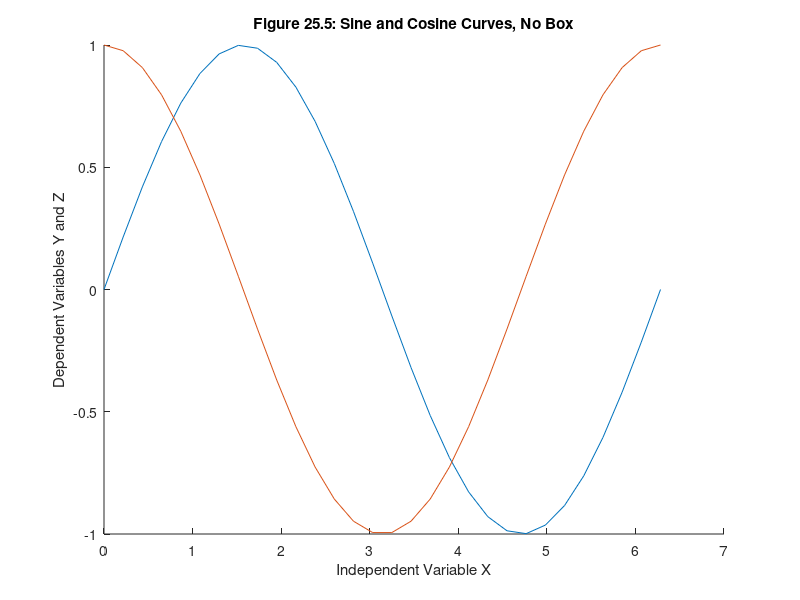
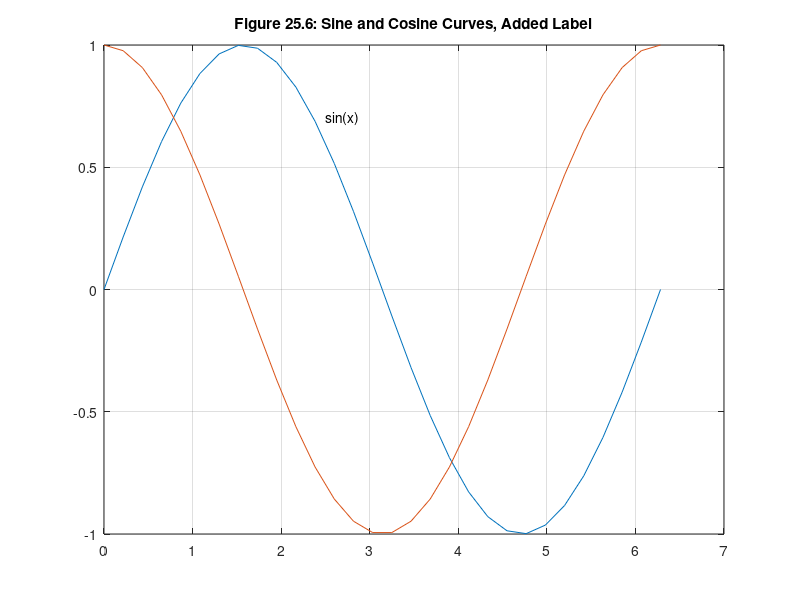
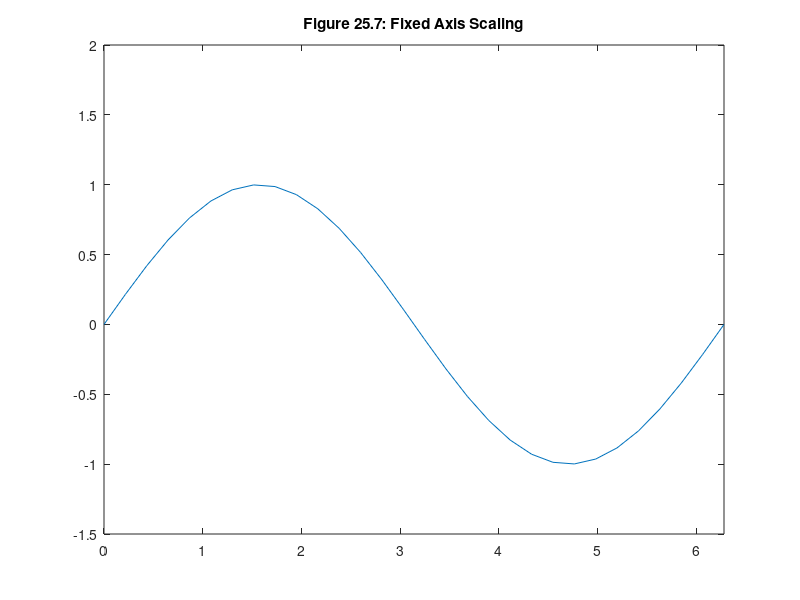

MATLAB code to generate these figures, in order:
% MATLAB Script: SineCosineCurves.m

x = linspace(0,2*pi,30);
y = sin(x);
z = cos(x);
plot(x,y,x,z)
box off                               % turn off the axes box
xlabel('Independent Variable X')      % label horizontal axis
ylabel('Dependent Variables Y and Z') % label vertical axis
title('Figure 25.5: Sine and Cosine Curves, No Box') % title

% Plotting with grid and box on
figure;
plot(x,y,x,z)
grid on, box on % turn axes box and grid lines on
text(2.5,0.7,'sin(x)')
title('Figure 25.6: Sine and Cosine Curves, Added Label')

% Fixed Axis Plotting
figure;
plot(x,y)
title('Figure 25.7: Fixed Axis Scaling')
axis([0 2*pi -1.5 2]) % change axis limits